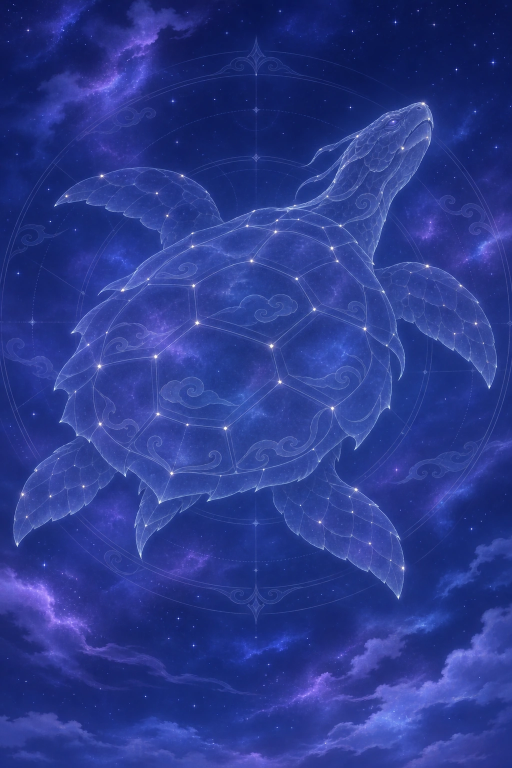
#> input picture wings-of-wonder/scripts/art-source/talents/def.webp, 1024 x 1536 px, given in place of icons1.webp, which was not available (shown at 1/2 size)
$ python build-talent-art.py
#> lines starting #> are read from the running program, lines starting #| are printed output that depends on the picture; after the words box and inside, x2 and y2 are one past the last pixel; in counts of white or black regions, pixels touching at a corner belong together
#!/usr/bin/env python3
"""Art of Star Talents (image model; sources in scripts/art-source/talents):
  talent-icons.webp      7 x 6 atlas of round icons (128 px), in the order of Talents.list (src/talents.js);
                         cut from three 4 x 4 sheets icons1..3 (cells in reading order, the last six unused)
  talent-sky-<branch>.webp  720 x 1080 starry constellation backgrounds: off Falcon, def Turtle, uni World Tree, mas Dragon
Hosting AVIF copies go to scripts/hosting-art.

    python3 scripts/build-talent-art.py
"""
from pathlib import Path
from PIL import Image, ImageDraw
import numpy as np

SRC = Path('scripts/art-source/talents'); OUT = Path('src/assets/generated'); HOST = Path('scripts/hosting-art')
def save(im, name, q=84, aq=34):
    im.save(OUT/f'{name}.webp', quality=q, method=6); im.save(HOST/f'{name}.avif', quality=aq)
    print(name, im.size, (OUT/f'{name}.webp').stat().st_size, (HOST/f'{name}.avif').stat().st_size)

T = 128; cells = []
for sheet in ('icons1', 'icons2', 'icons3'):
    sh = Image.open(SRC/f'{sheet}.webp').convert('RGB'); cw, ch = sh.width//4, sh.height//4
#> further down, sh is the input picture: PIL image 1024x1536 RGB; mean R, G, B 42.3, 58, 142.1
#> after `cw, ch = (sh.width // 4, sh.height // 4)`: cw = 256; ch = 384
    for n in range(16):
        c = sh.crop(((n % 4)*cw, (n//4)*ch, (n % 4+1)*cw, (n//4+1)*ch)); a = np.array(c).astype(int).sum(2) > 90
        ys, xs = np.nonzero(a); cx, cy = (xs.min()+xs.max())/2, (ys.min()+ys.max())/2; r = max(xs.max()-xs.min(), ys.max()-ys.min())/2
        icon = c.crop((int(cx-r), int(cy-r), int(cx+r), int(cy+r))).resize((T, T), Image.Resampling.LANCZOS).convert('RGBA')
        m = Image.new('L', (T*4, T*4), 0); ImageDraw.Draw(m).ellipse((6, 6, T*4-6, T*4-6), fill=255); icon.putalpha(m.resize((T, T), Image.Resampling.LANCZOS))
        cells.append(icon)
#> this loop made 16 passes
#> pass 1, `c = sh.crop((n % 4 * cw, n // 4 * ch, (n % 4 + 1) * cw, (n // 4 + 1) *`:
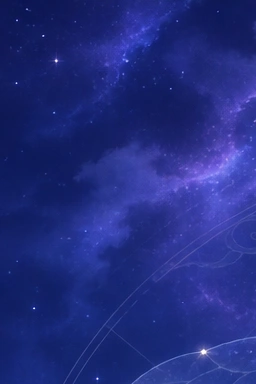
#> c: PIL image 256x384 RGB; mean R, G, B 33.7, 44.7, 127.9
#> pass 1, `icon = c.crop((int(cx-r), int(cy-r), int(cx+r), int(cy+r))).resize((T,..`:
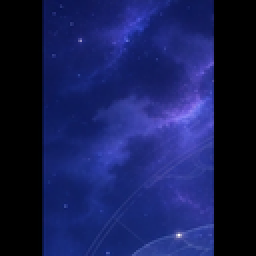
#> icon: PIL image 128x128 RGBA (shown 2 times larger); mean R, G, B, A 22.6, 29.8, 85.5, 255
#> after the loop:
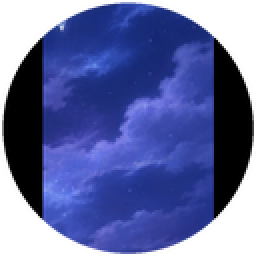
#> icon: PIL image 128x128 RGBA (shown 2 times larger); mean R, G, B, A 35.3, 45.5, 106.7, 191.7; transparent parts drawn white
#> after the loop:
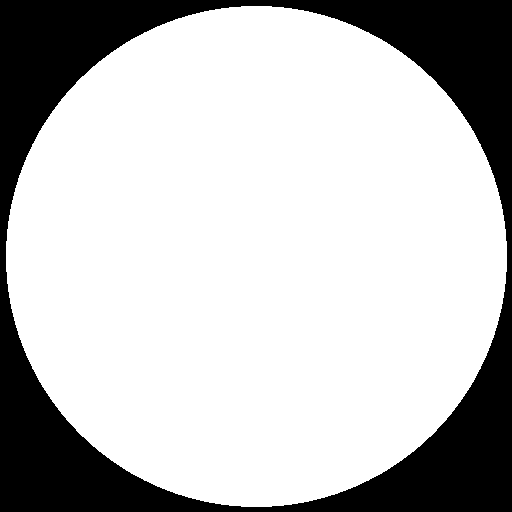
#> m: PIL image 512x512 L; 75.2% white; 1 black region, box (x1, y1, x2, y2) and area: (0, 0, 512, 512) 65099
#> after the loop, cells = 16 items
#> pass 2 of the loop `for sheet in ('icons1', 'icons2', 'icons3'):`:
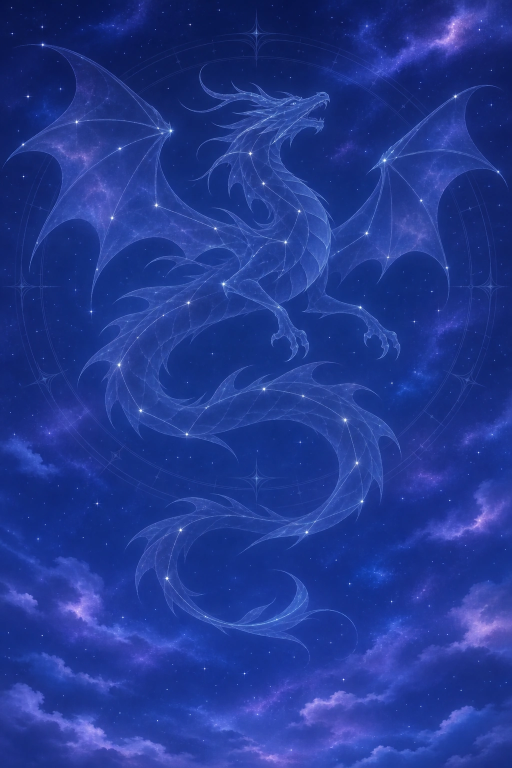
#> input picture wings-of-wonder/scripts/art-source/talents/mas.webp, 1024 x 1536 px, given in place of icons2.webp, which was not available (shown at 1/2 size)
#> sh is the input picture: PIL image 1024x1536 RGB; mean R, G, B 33.7, 56.8, 145.6
#> the loop `for n in range(16):` made 16 passes
#> pass 1, `c = sh.crop((n % 4 * cw, n // 4 * ch, (n % 4 + 1) * cw, (n // 4 + 1) *`:
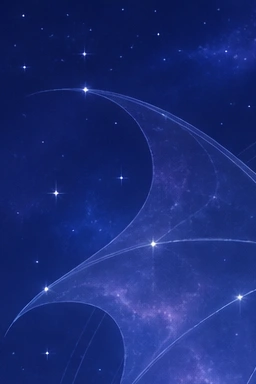
#> c: PIL image 256x384 RGB; mean R, G, B 26, 43.2, 118.5
#> after the loop `for n in range(16):`:
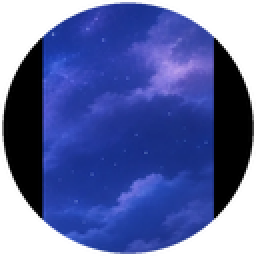
#> icon: PIL image 128x128 RGBA (shown 2 times larger); mean R, G, B, A 30.3, 43.7, 110, 191.7; transparent parts drawn white
#> after the loop `for n in range(16):`: cells = 32 items
atlas = Image.new('RGBA', (7*T, 6*T))
#> atlas: PIL image 896x768 RGBA; every value is 0
for n in range(42): atlas.alpha_composite(cells[n], ((n % 7)*T, (n//7)*T))
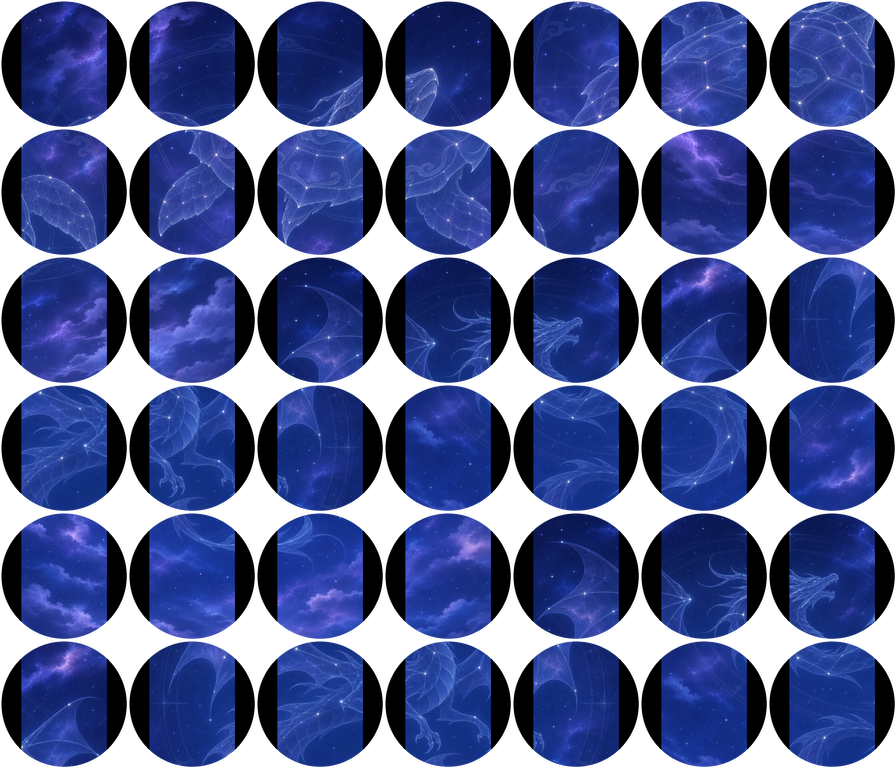
#> atlas: PIL image 896x768 RGBA; mean R, G, B, A 22.1, 34.6, 87.2, 191.7; transparent parts drawn white
save(atlas, 'talent-icons', 86, 40)
#> (the run stopped early here; a loop or call above may not have finished)
